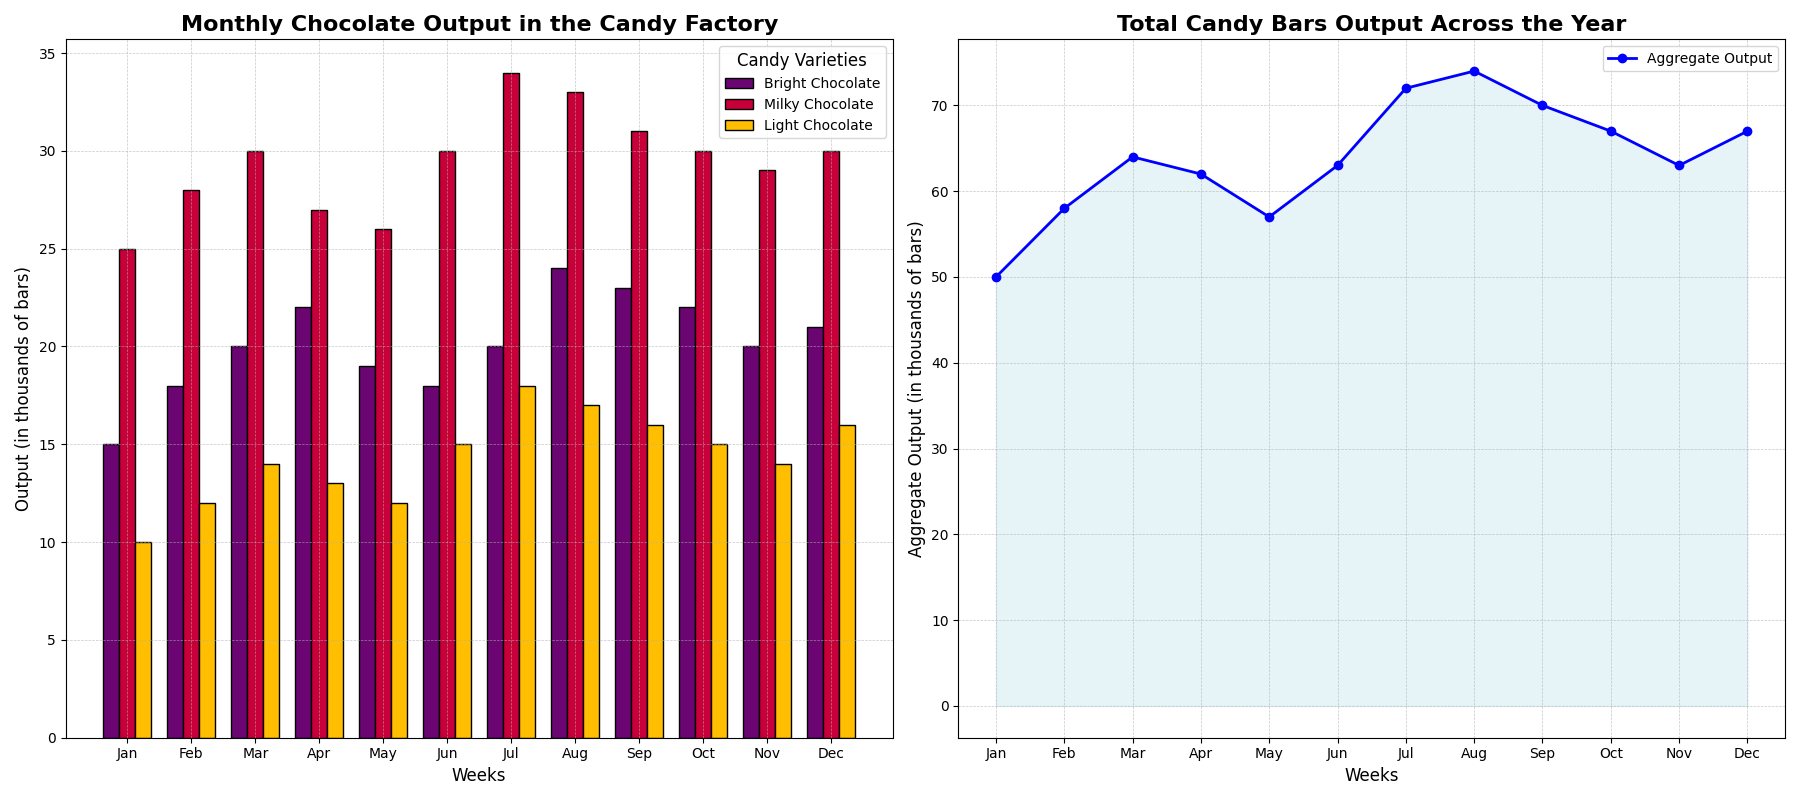

Generate this figure with Python:
import matplotlib.pyplot as plt
import numpy as np

# Define months and chocolate types
weeks = ['Jan', 'Feb', 'Mar', 'Apr', 'May', 'Jun', 'Jul', 'Aug', 'Sep', 'Oct', 'Nov', 'Dec']
candy_types = ['Bright Chocolate', 'Milky Chocolate', 'Light Chocolate']

# Artificially created production data for each type of chocolate (in thousands of bars)
bright_chocolate = [15, 18, 20, 22, 19, 18, 20, 24, 23, 22, 20, 21]
milky_chocolate = [25, 28, 30, 27, 26, 30, 34, 33, 31, 30, 29, 30]
light_chocolate = [10, 12, 14, 13, 12, 15, 18, 17, 16, 15, 14, 16]

# Colors for the bars
colors = ['#6A0572', '#C70039', '#FFBF00']

# Combine the data for grouped bar chart
bar_width = 0.25  # width of each bar
x = np.arange(len(weeks))  # positions for the groups of bars

# Create subplots: Grouped Bar Chart and Line Chart
fig, (ax1, ax2) = plt.subplots(1, 2, figsize=(18, 8))

# Bar Chart for chocolate production
ax1.bar(x - bar_width, bright_chocolate, width=bar_width, color=colors[0], edgecolor='black', label='Bright Chocolate')
ax1.bar(x, milky_chocolate, width=bar_width, color=colors[1], edgecolor='black', label='Milky Chocolate')
ax1.bar(x + bar_width, light_chocolate, width=bar_width, color=colors[2], edgecolor='black', label='Light Chocolate')

# Set labels, title, ticks, and legend for the bar chart
ax1.set_xlabel('Weeks', fontsize=12)
ax1.set_ylabel('Output (in thousands of bars)', fontsize=12)
ax1.set_title('Monthly Chocolate Output in the Candy Factory', fontsize=16, fontweight='bold')
ax1.set_xticks(x)
ax1.set_xticklabels(weeks)
ax1.legend(title='Candy Varieties', fontsize=10, title_fontsize=12)
ax1.grid(True, which='both', linestyle='--', linewidth=0.5, alpha=0.7)

# Calculate total productions to include in the line plot
total_output = np.array(bright_chocolate) + np.array(milky_chocolate) + np.array(light_chocolate)

# Line chart for displaying the total production trend
ax2.plot(weeks, total_output, marker='o', linestyle='-', color='blue', linewidth=2, markersize=6, label='Aggregate Output')
ax2.fill_between(weeks, total_output, color='lightblue', alpha=0.3)

# Set labels, title, and grid for the line chart
ax2.set_xlabel('Weeks', fontsize=12)
ax2.set_ylabel('Aggregate Output (in thousands of bars)', fontsize=12)
ax2.set_title('Total Candy Bars Output Across the Year', fontsize=16, fontweight='bold')
ax2.legend(fontsize=10)
ax2.grid(True, which='both', linestyle='--', linewidth=0.5, alpha=0.7)

# Adjust layout for better spacing and visibility
plt.tight_layout()

# Display the plot
plt.show()
